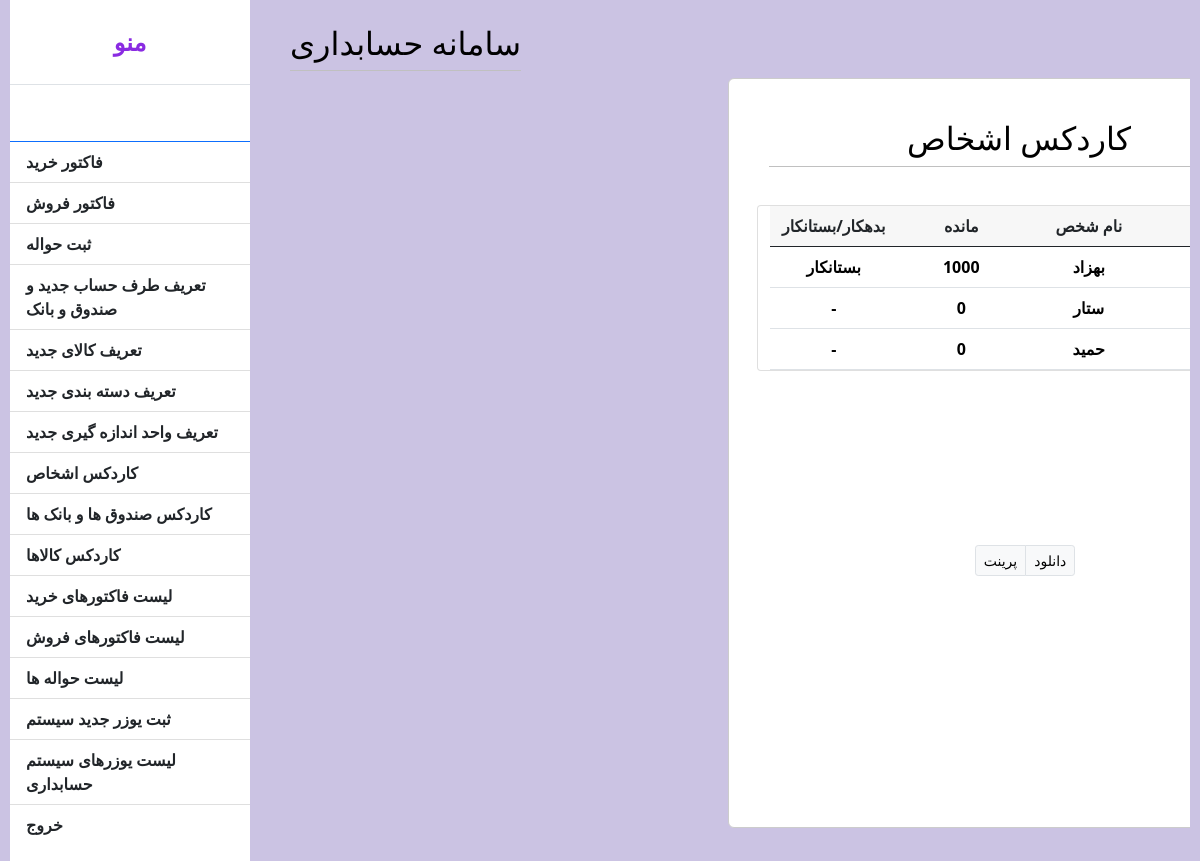
Screenshot of /personlist.php (signed in) with the database file from the repository.
### tables this page shows
CREATE TABLE `menus` (
  `menu_id` int UNSIGNED NOT NULL,
  `menu_name` varchar(256) NOT NULL,
  `url` text NOT NULL,
  `ordermenu` int UNSIGNED NOT NULL,
  `permition_id` int UNSIGNED NOT NULL,
  `created_at` timestamp NOT NULL DEFAULT CURRENT_TIMESTAMP,
  `updated_at` timestamp NULL DEFAULT NULL
);

CREATE TABLE `personaccount` (
  `cust_id` int UNSIGNED NOT NULL,
  `account_type` enum('1','2','3') NOT NULL,
  `cust_name` varchar(256) NOT NULL,
  `cust_codemeli` int UNSIGNED DEFAULT NULL,
  `cust_address` text,
  `cust_mobile` int DEFAULT NULL,
  `cust_active` enum('1','2') NOT NULL DEFAULT '1',
  `total_credit` bigint NOT NULL,
  `created_at` timestamp NOT NULL DEFAULT CURRENT_TIMESTAMP,
  `updated_at` timestamp NULL DEFAULT NULL
);

### personlist.php (the view, shortened to what this page needs)
<?php
require "./assets/Helper/dataBase.php";
if($_SESSION['permition'] == '1' || $_SESSION['permition'] =='2') {
    global $db;
    $sql = "SELECT * from personaccount where account_type ='1'";
    $stmt = $db->prepare($sql);
    $stmt->execute();
    $persons = $stmt->fetchAll();
} else {
    header("location:./menu.php");
}
?>
<!DOCTYPE html>
<html lang="en">
<head>
    <link rel="stylesheet" href="./assets/css/style.css">
    <link rel="stylesheet" href="./assets/css/bootstrap5.min.css">
    <link rel='stylesheet' href='./assets/css/sweet-alert.css'>
</head>
<body class="product">
    <div class="d-flex" id="wrapper">
        <?php
        require_once "./template/sidebar.php";
require_once "./template/header.php";
?>
        <div class="purchasecontainer">
            <div class="container-fluid invoice-container">
                <main>
                    <header>
                        <div class=" userlist">
                            <h2> کاردکس اشخاص </h2>
                        </div>
                    </header>
                    <div class="row">
                        <div class="card">
                            <div class="card-body p-0">
                                <div class="table-responsive usertable">
                                    <table class="table mb-0 table-hover" id="myTable2">
                                        <thead class="card-header">
                                            <tr>
                                                <th onclick="sortTable(0)" class="col-3 text-center"><strong>
                                                        بدهکار/بستانکار</strong></th>
                                                <th onclick="sortTable(1)" class="col-3 text-center"><strong>
                                                        مانده</strong></th>
                                                <th onclick="sortTable(2)" class="col-3 text-center"><strong> نام
                                                        شخص</strong></th>
                                                <th onclick="sortTable(3)" class="col-3 text-center">
                                                </th>
                                            </tr>
                                        </thead>
                                        <tbody>
                                            <?php $i = 1;
foreach ($persons as $person) { ?>
                                            <tr class="clickable-row">
                                                <td class="col-3 text-center"><strong> <a
                                                            style="text-decoration: none; color:black;"
                                                            href="./persondetail.php?id=<?= $person->cust_id ?>"><?php if (($person->total_credit) > 0) {
                                                                echo "بستانکار";
                                                            } elseif (($person->total_credit) == 0) {
                                                                echo "-";
                                                            } else {
                                                                echo "بدهکار";
                                                            } ?></a></strong>
                                                </td>
                                                <td class="col-3 text-center"><strong> <a
                                                            style="text-decoration: none; color:black;"
                                                            href="./persondetail.php?id=<?= $person->cust_id ?>"><?= abs($person->total_credit) ?></a>
                                                    </strong></td>
                                                <td class="col-3 text-center"><strong><a
                                                            style="text-decoration: none; color:black;"
                                                            href="./persondetail.php?id=<?= $person->cust_id ?>"><?= $person->cust_name ?></a>
                                                    </strong></td>
                                                <td class="col-3 text-center"></td>
                                            </tr>
                                            <?php ++$i;
} ?>
                                    </table>
                                </div>
                            </div>
                        </div>
                    </div>
                </main>
                <footer class="text-center mt-4 ">
                    <div class="btn-group btn-group-sm footer ">
                        <a href="javascript:window.print()" class="btn btn-light border">
                            <ion-icon name="print-outline"></ion-icon> پرینت
                        </a>
                        <a href="javascript:window.print()" class="btn btn-light border">
                            <ion-icon name="download-outline"></ion-icon> دانلود
                        </a>
                    </div>
                </footer>
            </div>
        </div>
</body>

### template/sidebar.php (shortened to what this page needs)
<?php
if (isset($_SESSION['permition']) && !(empty($_SESSION['permition'])) && isset($_SESSION['username']) && !(empty($_SESSION['username']))) {
    $sql = "SELECT * FROM menus where permition_id = ? order by ordermenu ";
    $stmt = $db->prepare($sql);
    $stmt->execute([$_SESSION['permition']]);
    $menus = $stmt->fetchAll();
} else {
    header("location:login.php");
}
?>
<div class="bg-white" id="sidebar-wrapper">
    <div class="sidebar-heading text-center py-4 primary-text fs-4 fw-bold text-uppercase border-bottom">
        <i></i> منو
    </div>
    <div class="list-group list-group-flush my-3">
        <a href="#" class="list-group-item list-group-item-action bg-transparent second-text active">
        </a>
        <?php foreach ($menus as $menu) : ?>
        <a href="<?= $menu->url ?>" class="list-group-item list-group-item-action bg-transparent second-text fw-bold">
            <?= $menu->menu_name ?>
        </a> <?php endforeach; ?>
    </div>
</div>

### template/header.php (shortened to what this page needs)
<div>
    <div id="page-content-wrapper">
        <nav class="navbar navbar-expand-lg navbar-light bg-transparent py-4 px-4">
            <div class="d-flex align-items-center">
                <h2 class="fs-2 m-o"> سامانه حسابداری </h2>
            </div>
        </nav>

### assets/css/style.css (style rules this page uses)
:root { --main-bg-color: #009d63; --main-text-color: #009d63; --second-text-color: #bbbec5; --second-bg-color: #c1efde; }
.primary-text { color: var(--main-text-color); }
.second-text { color: var(--second-text-color); }
#wrapper { overflow-x: hidden; }
#sidebar-wrapper { min-height: 100vh; margin-left: -15rem; transition: margin 0.25 ease-out; }
#sidebar-wrapper .sidebar-heading { padding: 0.875rem 1.25rem; font-size: 1.2rem; color: blueviolet; }
#sidebar-wrapper .list-group { width: 15rem; }
#page-content-wrapper { min-width: 100vw; }
.list-group-item { border: none; padding: 20px 30px; }
@media (min-width: 768px) { #sidebar-wrapper { margin-left: 0; } }
@media (min-width: 768px) { #page-content-wrapper { min-width: 0; width: 100%; } }
.product { margin: 0; padding: 0; box-sizing: border-box; background: #cbc3e3; padding: 0 10px; }
.product { overflow-x: hidden; }
h2 { font-size: 26px; font-weight: 600; text-align: center; color: #000; padding-bottom: 8px; border-bottom: 1px solid silver; }
.invoice-container { margin-top: 100px; margin-left: 600px; margin-right: 100px; margin-bottom: 200px; padding: 40px !important; max-width: 650px; background-color: #fff; border: 1px solid #ccc; border-radius: 6px; height: 750px; }
.purchasecontainer { margin-top: 200px; margin-left: 450px; box-sizing: border-box; display: flex; align-items: center; justify-content: center; height: 50vh; max-width: 650px; padding: 28px; width: 100%; }
.userlist { margin-bottom: 38px; width: 500px; }
.footer { margin-top: 150px; }

### rows the page displays
menus: menu_name "فاکتور خرید"
menus: menu_name "فاکتور فروش"
menus: menu_name "ثبت حواله"
menus: menu_name "تعریف طرف حساب جدید و صندوق و بانک"
menus: menu_name "تعریف کالای جدید"
menus: menu_name "تعریف دسته بندی جدید"
menus: menu_name "تعریف واحد اندازه گیری جدید"
menus: menu_name "کاردکس اشخاص"
menus: menu_name "کاردکس صندوق ها و بانک ها"
menus: menu_name "کاردکس کالاها"
menus: menu_name "لیست فاکتورهای خرید"
menus: menu_name "لیست فاکتورهای فروش"
menus: menu_name "لیست حواله ها"
menus: menu_name "ثبت یوزر جدید سیستم"
menus: menu_name "لیست یوزرهای سیستم حسابداری"
menus: menu_name "خروج"
personaccount: shows "بستانکار", total_credit "1000", cust_name "بهزاد"
personaccount: total_credit "0", cust_name "ستار"
personaccount: total_credit "0", cust_name "حمید"
